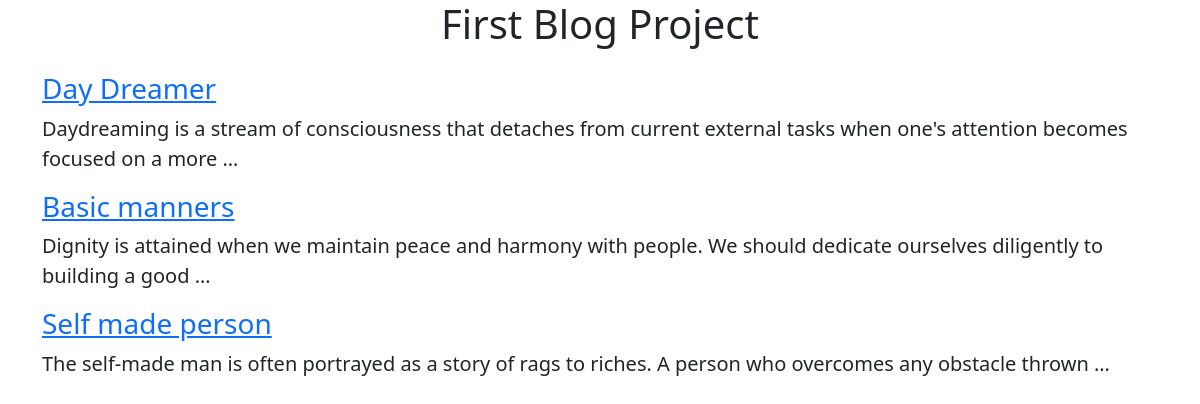
The page / on the database its author committed.
### blogapp/models.py (models this page shows, shortened)
class Blog(models.Model):
    title = models.CharField(max_length=200)
    slug = models.SlugField(max_length=200, blank=True, null=True)
    desc = models.TextField()

### blogapp/views.py (the view)
# urls.py: path('',about_blog,name="about"),
def about_blog(request):
   obj = Blog.objects.all()
   return render(request, "about.html", {"about": obj})

### blogapp/templates/about.html (shortened to what this page needs)
<!doctype html>
<html lang="en">
  <head>
    <link href="https://cdn.jsdelivr.net/npm/bootstrap@5.3.3/dist/css/bootstrap.min.css" rel="stylesheet">
  </head>
  <body>
    <h1 class="text-center">First Blog Project</h1>
    <div class="container mt-4">
      {% for post in about %}
      <a href="{% url 'detail' post.id %}"> <h3>{{ post.title }}</h3></a>
    <p class="lead mt-1">{{ post.desc | truncatewords:20 }}</p>
      {% endfor %}
    </div>
  </body>
</html>

### rows shown on the page
Blog: title "Day Dreamer", desc "Daydreaming is a stream of consciousness that detaches from current external tasks when one's attention becomes focused on a more …"
Blog: title "Basic manners", desc "Dignity is attained when we maintain peace and harmony with people. We should dedicate ourselves diligently to building a good …"
Blog: title "Self made person", desc "The self-made man is often portrayed as a story of rags to riches. A person who overcomes any obstacle thrown …"
